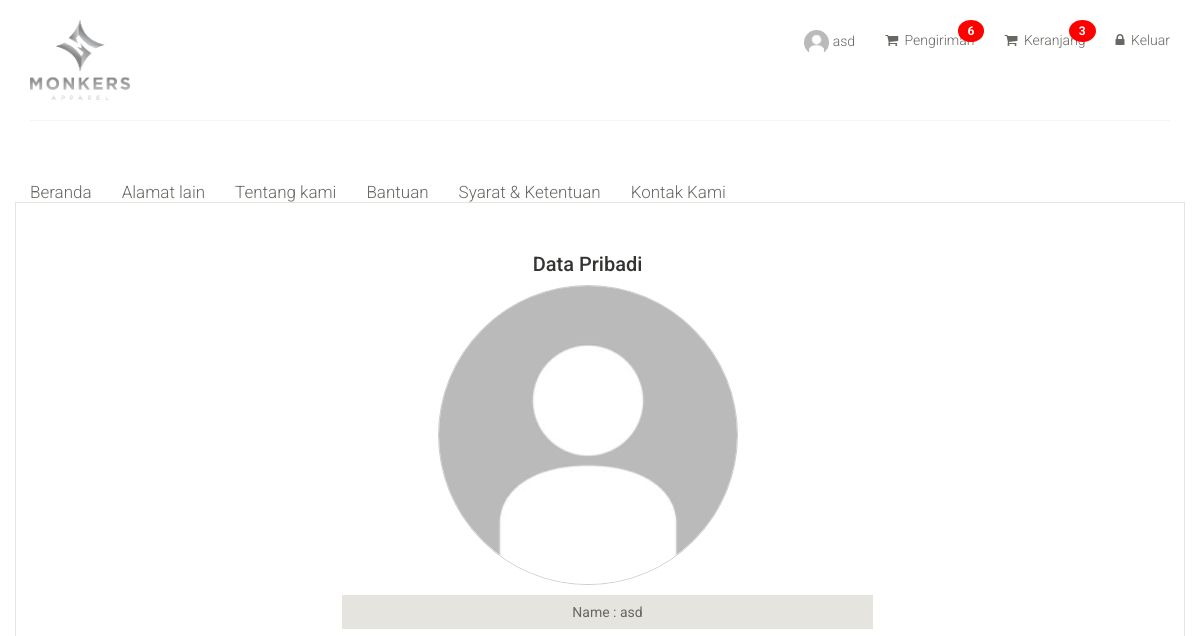
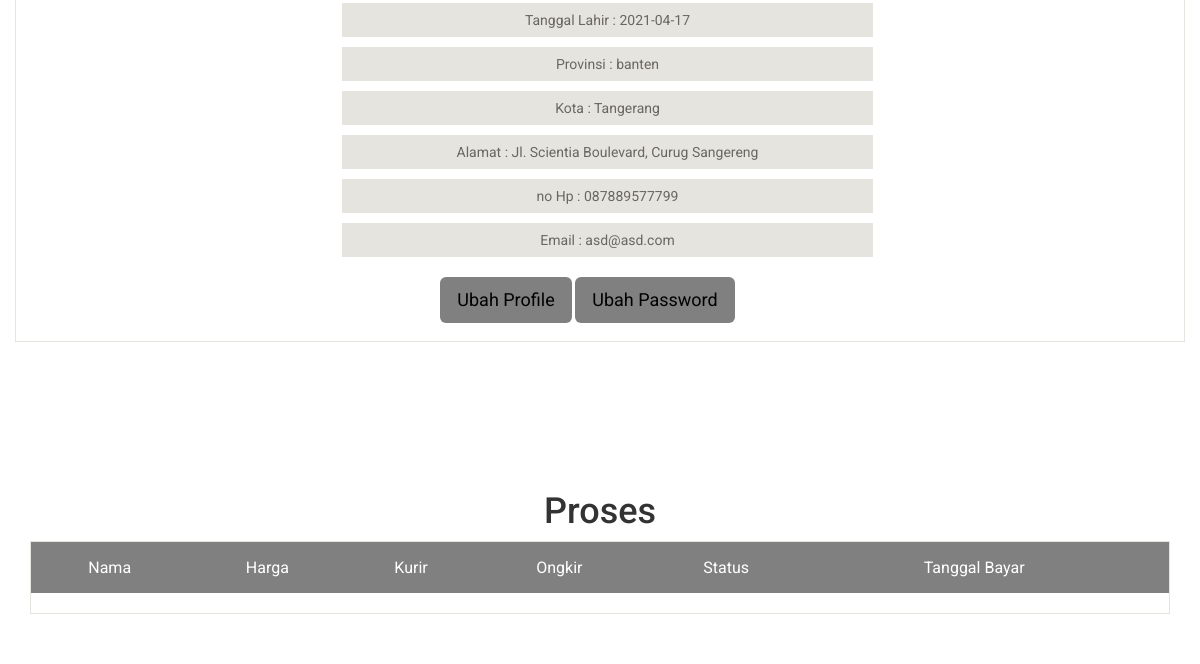
Page /monkers/profile.php (signed in) on the earlier database version (2 pictures, top to bottom).
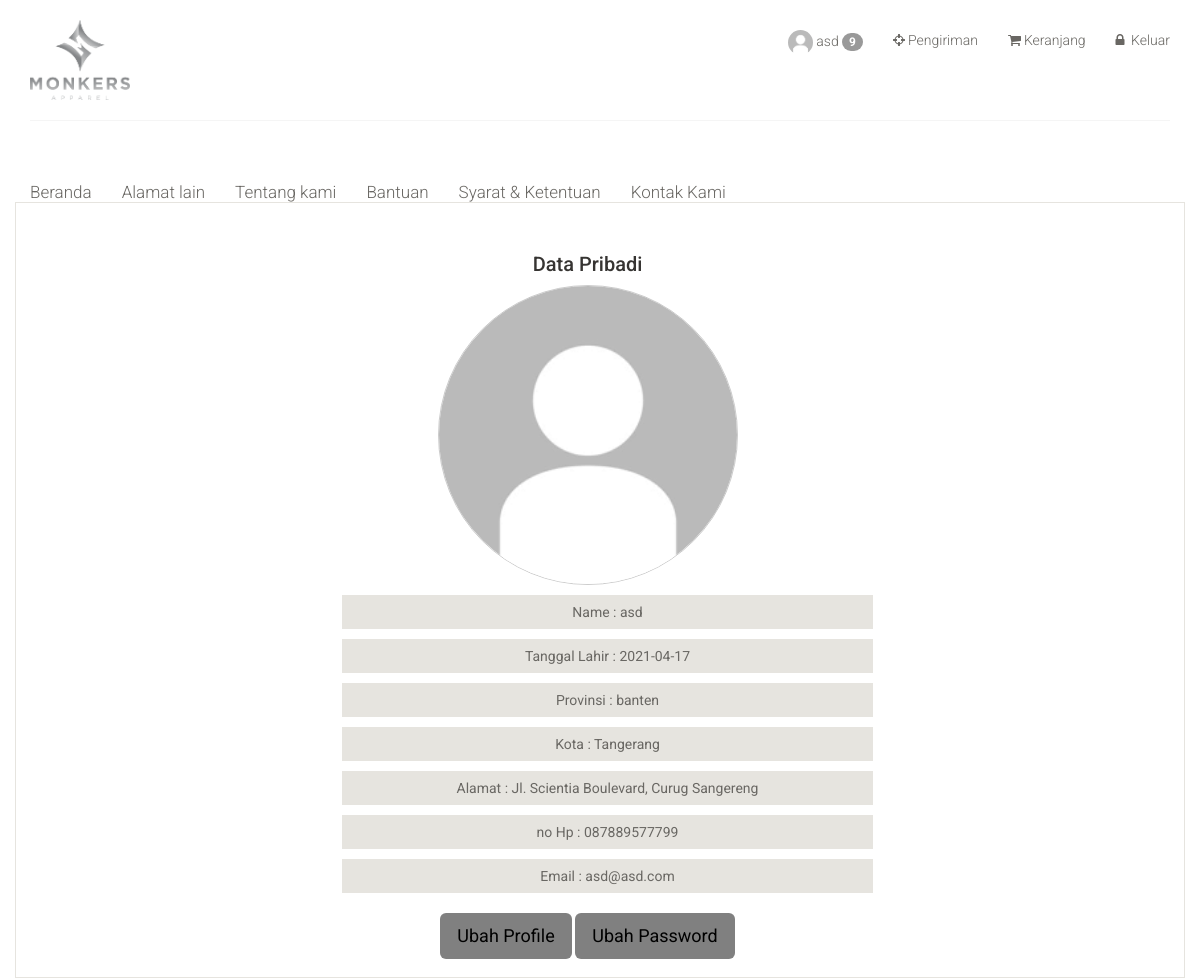
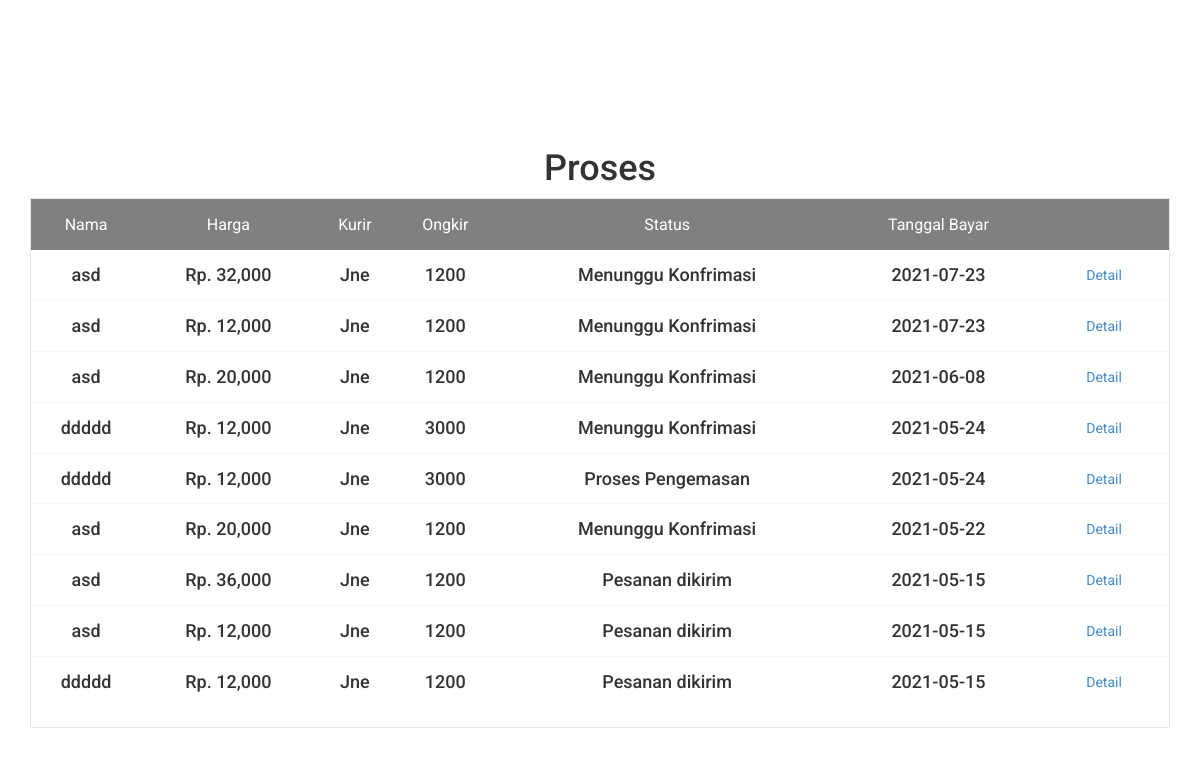
Same page on the later database version (2 pictures, top to bottom).
### tables this page shows
CREATE TABLE `tbl_customer` (
  `cust_id` int(11) NOT NULL,
  `cust_name` varchar(30) NOT NULL,
  `cust_birth` date NOT NULL,
  `cust_address` varchar(255) NOT NULL,
  `cust_province` varchar(255) NOT NULL,
  `cust_city` varchar(255) NOT NULL,
  `cust_email` varchar(30) NOT NULL,
  `cust_pass` varchar(50) NOT NULL,
  `cust_phone` varchar(20) NOT NULL,
  `cust_total_order` int(11) NOT NULL,
  `cust_total_price` int(11) NOT NULL,
  `cust_img` varchar(255) NOT NULL,
  `create_date` date NOT NULL DEFAULT current_timestamp()
);

CREATE TABLE `tbl_proses` (
  `proses_id` int(11) NOT NULL,
  `date_id` varchar(100) DEFAULT NULL,
  `cust_id` int(11) NOT NULL,
  `address_id` int(11) NOT NULL,
  `name` varchar(255) NOT NULL,
  `price` int(100) DEFAULT NULL,
  `ongkir` int(11) NOT NULL,
  `kurir` varchar(50) DEFAULT NULL,
  `status` varchar(200) DEFAULT NULL,
  `create_date` datetime NOT NULL DEFAULT current_timestamp(),
  `img_bayar` varchar(200) DEFAULT NULL
);

### model/User.php (called while the page is built, shortened)
<?php
function getDataUser($cust_id)
{
   require('../connect/conn.php');
   $sql = "SELECT * from tbl_customer where cust_id = '" . $cust_id . "' ";
   $item = mysqli_query($conn, $sql);
   $data = mysqli_fetch_assoc($item);
   return $data;
}
function getDataProses($cust_id)
{
   require('../connect/conn.php');
   $sql = "SELECT * from tbl_proses where cust_id = " . $cust_id . " ORDER BY create_date DESC";
   $item = mysqli_query($conn, $sql);
   return $item;
}
function getProsesCount($cust_id)
{
   require('../connect/conn.php');
   $sql = "SELECT count(proses_id) as juml from tbl_proses where cust_id = " . $cust_id . " AND status != 'Selesai' ";
   $item = mysqli_query($conn, $sql);
   $data = mysqli_fetch_assoc($item);
   return $data;
}
function getcartCount($cust_id)
{
   require('../connect/conn.php');
   $sql = "SELECT count(cart_id) as juml from tbl_cart where cust_id = " . $cust_id . " ";
   $item = mysqli_query($conn, $sql);
   $data = mysqli_fetch_assoc($item);
   return $data;
}
function getcheckCount($cust_id)
{
   require('../connect/conn.php');
   $sql = "SELECT count(check_id) as juml from tbl_checkout where cust_id = " . $cust_id . " ";
   $item = mysqli_query($conn, $sql);
   $data = mysqli_fetch_assoc($item);
   return $data;
}
function custLogin($id_user)
{
   require('../connect/conn.php');
   $sql = "SELECT * from tbl_customer where cust_id = '" . $id_user . "' ";
   $result = mysqli_query($conn, $sql);
   $data = mysqli_fetch_assoc($result);
   return $data;
}
?>

### monkers/profile.php (the view, shortened to what this page needs)
<?php
require('../model/User.php');
$datauser = getDataUser($_SESSION['cust_id']);
$data_cart = getcartCount($_SESSION['cust_id']);
$data_check = getcheckCount($_SESSION['cust_id']);
$proses_count = getProsesCount($_SESSION['cust_id']);
$data_proses = getDataProses($_SESSION['cust_id']);
?>
<!DOCTYPE html>
<html lang="en">
<head>
	<link href="css/bootstrap.min.css" rel="stylesheet">
	<link href="css/font-awesome.min.css" rel="stylesheet">
	<link href="css/prettyPhoto.css" rel="stylesheet">
	<link href="css/price-range.css" rel="stylesheet">
	<link href="css/animate.css" rel="stylesheet">
	<link href="css/main.css" rel="stylesheet">
	<link href="css/responsive.css" rel="stylesheet">
	<link rel="stylesheet" href="../plugins/datatables-bs4/css/dataTables.bootstrap4.min.css">
	<link rel="stylesheet" href="../plugins/datatables-responsive/css/responsive.bootstrap4.min.css">
	<link rel="stylesheet" href="../plugins/datatables-buttons/css/buttons.bootstrap4.min.css">
</head>
<body>
	<header id="header">
		<div class="header-middle">
			<div class="container">
				<div class="row">
					<div class="col-sm-4">
						<div class="logo pull-left">
							<a href="index.php"><img width="100" src="images/home/logo.png" alt="" /></a>
						</div>
					</div>
					<div class="col-sm-8">
						<div class="shop-menu pull-right">
							<ul class="nav navbar-nav">
								<?php
								if (!isset($_SESSION['cust_id'])) {
								?>
									<li><a href="../monkers/login.php"><i class="fa fa-user"></i> Akun</a></li>
								<?php
								} else {
									$data = custLogin($_SESSION['cust_id']);
								?>
									<?php if ($proses_count['juml'] != 0) { ?>
										<li><a href="../monkers/profile.php"><img src="images/Profile/<?php echo $datauser['cust_img'] ?>" style=" width:25px;height: 25px; border-radius: 50%;" />
												<span><?php echo $data['cust_name']; ?></span>
												<span class="badge"><?php echo $proses_count['juml']; ?></span>
											</a>
										</li>
									<?php } else { ?>
										<li><a href="../monkers/profile.php"><img src="images/Profile/<?php echo $datauser['cust_img'] ?>" style=" width:25px;height: 25px; border-radius: 50%;" /> <?php echo $data['cust_name']; ?></a></li>
									<?php } ?>
								<?php
								}
								?>
								<?php if ($data_check['juml'] != 0) { ?>
									<li><a href="checkout.php" class="notification"><i class="fa fa-shopping-cart"></i>
											<span>Pengiriman</span>
											<span class="badge"><?php echo $data_check['juml']; ?></span>
										</a>
									</li>
								<?php } else { ?>
									<li><a href="checkout.php" class="notification"><i class="fa fa-crosshairs"></i>Pengiriman</a></li>
								<?php } ?>
								<?php if ($data_cart['juml'] != 0) { ?>
									<li><a href="cart.php" class="notification"><i class="fa fa-shopping-cart"></i>
											<span>Keranjang</span>
											<span class="badge"><?php echo $data_cart['juml']; ?></span>
										</a>
									</li>
								<?php } else { ?>
									<li><a href="cart.php" class="notification"><i class="fa fa-shopping-cart"></i>Keranjang</a></li>
								<?php } ?>
								<?php
								if (!isset($_SESSION['cust_id'])) {
								?>
									<li><a href="../monkers/login.php"><i class="fa fa-lock"></i> Masuk</a></li>
								<?php
								} else {
								?>
									<li><a href="../login_user/logout_user.php"><i class="fa fa-lock"></i> Keluar</a></li>
								<?php
								}
								?>
							</ul>
						</div>
					</div>
				</div>
			</div>
		</div>
		<div class="header-bottom">
			<div class="container">
				<div class="row">
					<div class="col-sm-9">
					</div>
				</div>
			</div>
		</div>
	</header>
	<section id="do_action">
		<div class="container">
			<div class="breadcrumbs">
				<div class="mainmenu pull-left">
					<ul class="nav navbar-nav collapse navbar-collapse">
						<li><a href="index.php">Beranda</a></li>
						<li><a href="alamat_lain.php">Alamat lain</a></li>
						<li><a href="aboutus.php">Tentang kami</a></li>
						<li><a href="bantuan.php">Bantuan</a></li>
						<li><a href="syarat_ketentuan.php">Syarat & Ketentuan</a></li>
						<li><a href="contactus.php">Kontak Kami</a></li>
					</ul>
				</div>
			</div>
			<br>
			<div class="row">
				<div class="total_area">
					<div class="heading" style="text-align:center;">
						<h3>Data Pribadi</h3>
					</div>
					<div style="text-align:center;">
						<img src="images/Profile/<?php echo $datauser['cust_img'] ?>" style="object-fit:contain; width:300px;height: 300px; border: solid 1px #CCC; border-radius: 50%;" />
					</div>
					<ul style="text-align:center; width:50%; margin: auto;">
						<li>Name : <?php echo $datauser['cust_name'] ?></li>
						<li>Tanggal Lahir : <?php echo $datauser['cust_birth'] ?></li>
						<li>Provinsi : <?php echo $datauser['cust_province'] ?></li>
						<li>Kota : <?php echo $datauser['cust_city'] ?></li>
						<li>Alamat : <?php echo $datauser['cust_address'] ?></li>
						<li>no Hp : <?php echo $datauser['cust_phone'] ?></li>
						<li>Email : <?php echo $datauser['cust_email'] ?></li>
						<br>
					</ul>
					<div style="text-align:center;">
						<button style="background-color:grey;" type="button" class="btn btn-lg" data-toggle="modal" data-target="#myModal">Ubah Profile</button>
						<button style="background-color:grey;" type="button" class="btn btn-lg" data-toggle="modal" data-target="#myModal1">Ubah Password</button>
					</div>
				</div>
			</div>
		</div>
	</section>
	<section id="cart_items">
		<div class="container">
			<div>
				<h1 style="text-align:center">Proses</h1>
			</div>
			<div class="table-responsive cart_info">
				<table id="example1" class="table table-condensed">
					<thead>
						<tr style="background-color:grey;" class="cart_menu">
							<td style="text-align: center">Nama</td>
							<td style="text-align: center">Harga</td>
							<td style="text-align: center">Kurir</td>
							<td style="text-align: center">Ongkir</td>
							<td style="text-align: center">Status</td>
							<td style="text-align: center">Tanggal Bayar</td>
							<td></td>
						</tr>
					</thead>
					<tbody>
						<?php
						while ($data = mysqli_fetch_assoc($data_proses)) { ?>
							<tr>
								<td style="text-align: center">
									<h4><?php echo $data['name'] ?></h4>
								</td>
								<td style="text-align: center">
									<h4>Rp. <?php echo number_format($data['price']) ?></h4>
								</td>
								<td style="text-align: center">
									<h4><?php echo $data['kurir'] ?></h4>
								</td>
								<td style="text-align: center">
									<h4><?php echo $data['ongkir'] ?></h4>
								</td>
								<td style="text-align: center">
									<h4><?php echo $data['status'] ?></h4>
								</td>
								<td style="text-align: center">
									<h4><?php echo substr($data['create_date'],0,10) ?></h4>
								</td>
								<?php if ($data['status'] != "Pesanan dibatalkan") { ?>
									<td style="text-align: center">
										<a class="btn" href="../monkers/detail_proses.php?id=<?php echo $data['date_id'] ?>&ida=<?php echo $data['address_id'] ?>" type="submit" name="detailproses" class="cart_quantity_delete">Detail</a>
									</td>
								<?php } else { ?>
									<td style="text-align: center">
										<p style="color:red;">&#10008;</p>
									</td>
								<?php } ?>
							</tr>
						<?php } ?>
					</tbody>
				</table>
			</div>
		</div>
	</section>
</body>
</html>

### monkers/css/main.css (style rules this page uses)
.notification { background-color: #555; color: white; text-decoration: none; padding: 15px 26px; position: relative; display: inline-block; border-radius: 2px; }
body { font-family: 'Roboto', sans-serif; position: relative; font-weight:400px; }
ul li { list-style: none; }
a { -webkit-transition: 300ms; -moz-transition: 300ms; -o-transition: 300ms; transition: 300ms; }
h1, h2, h3, h4, h5, h6 { font-family: 'Roboto', sans-serif; }
.header-middle .container .row { border-bottom: 1px solid #f5f5f5; margin-left: 0; margin-right: 0; padding-bottom: 20px; padding-top: 20px; }
.header-middle .container .row .col-sm-4 { padding-left: 0; }
.header-middle .container .row .col-sm-8 { padding-right:0; }
.shop-menu ul li { display:inline-block; padding-left: 15px; padding-right: 15px; }
.shop-menu ul li:last-child { padding-right: 0; }
.shop-menu ul li a { background: #FFFFFF; color: #696763; font-family: 'Roboto', sans-serif; font-size: 14px; font-weight: 300; padding:0; padding-right: 0; margin-top: 10px; }
.shop-menu ul li a i { margin-right:3px; }
.header-bottom { padding-bottom: 30px; padding-top: 30px; }
.navbar-collapse.collapse { padding-left: 0; }
.mainmenu ul li { padding-right: 15px; padding-left: 15px; }
.mainmenu ul li:first-child { padding-left: 0px; }
.mainmenu ul li a { color: #696763; font-family: 'Roboto', sans-serif; font-size: 17px; font-weight: 300; padding: 0; padding-bottom: 10px; }
#do_action { margin-bottom: 50px; }
.breadcrumbs { position: relative; }
#cart_items .cart_info { border: 1px solid #E6E4DF; margin-bottom: 50px }
#cart_items .cart_info .cart_menu { background: #FE980F; color: #fff; font-size: 16px; font-family: 'Roboto', sans-serif; font-weight: normal; }
#cart_items .cart_info .table.table-condensed thead tr { height: 51px; }
#cart_items .cart_info .table.table-condensed tr { border-bottom: 1px solid#F7F7F0 }
#cart_items .cart_info .table.table-condensed tr:last-child { border-bottom: 0 }
.cart_info table tr td { border-top: 0 none; vertical-align: inherit; }
.heading h3 { color: #363432; font-size: 20px; font-family: 'Roboto', sans-serif; }
#do_action .total_area { padding-bottom: 18px !important; }
#do_action .total_area, #do_action .chose_area { border: 1px solid #E6E4DF; color: #696763; padding: 30px 25px 30px 0; margin-bottom: 80px; }
.total_area ul li { background:#E6E4DF; color: #696763; margin-top: 10px; padding: 7px 20px; }
.notification .badge { position: absolute; top: -10px; right: -10px; padding: 5px 10px; border-radius: 50%; background: red; color: white; }

Differences in the rows shown:
added tbl_proses: name "asd", price "32,000", kurir "Jne", ongkir "1200", status "Menunggu Konfrimasi", create_date "2021-07-23"
added tbl_proses: name "asd", price "12,000", kurir "Jne", ongkir "1200", status "Menunggu Konfrimasi", create_date "2021-07-23"
added tbl_proses: name "asd", price "20,000", kurir "Jne", ongkir "1200", status "Menunggu Konfrimasi", create_date "2021-06-08"
added tbl_proses: name "ddddd", price "12,000", kurir "Jne", ongkir "3000", status "Menunggu Konfrimasi", create_date "2021-05-24"
added tbl_proses: name "ddddd", price "12,000", kurir "Jne", ongkir "3000", status "Proses Pengemasan", create_date "2021-05-24"
added tbl_proses: name "asd", price "20,000", kurir "Jne", ongkir "1200", status "Menunggu Konfrimasi", create_date "2021-05-22"
added tbl_proses: name "asd", price "36,000", kurir "Jne", ongkir "1200", status "Pesanan dikirim", create_date "2021-05-15"
added tbl_proses: name "asd", price "12,000", kurir "Jne", ongkir "1200", status "Pesanan dikirim", create_date "2021-05-15"
added tbl_proses: name "ddddd", price "12,000", kurir "Jne", ongkir "1200", status "Pesanan dikirim", create_date "2021-05-15"
Other differences:
$proses_count['juml']: (not shown) → "9"
$data_check['juml']: "6" → (not shown)
$data_cart['juml']: "3" → (not shown)
